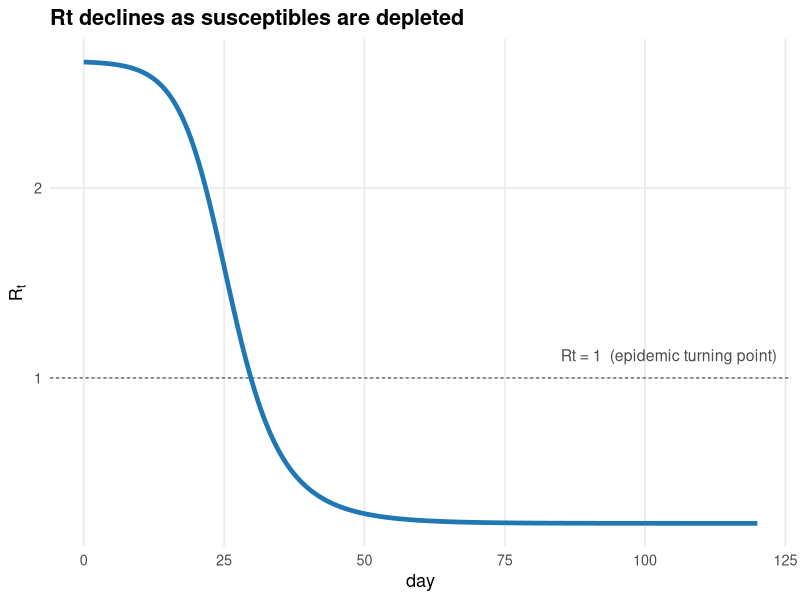
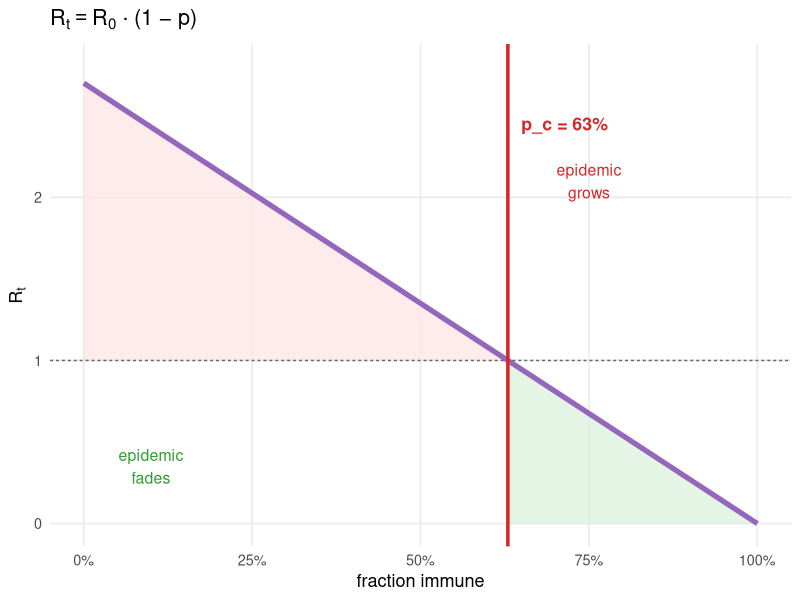
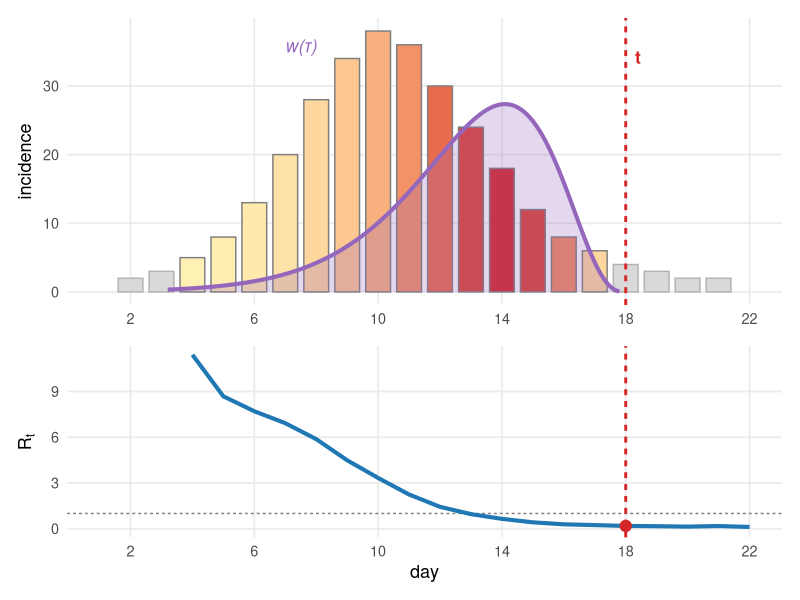
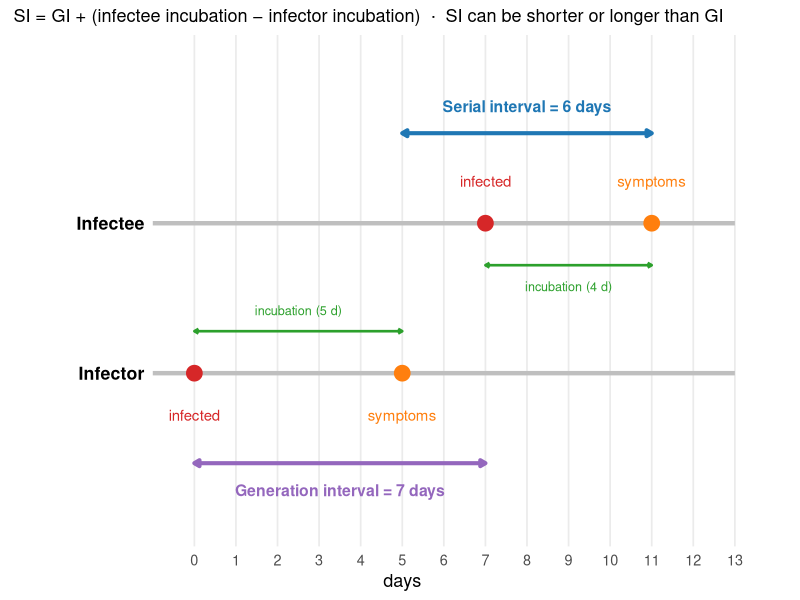
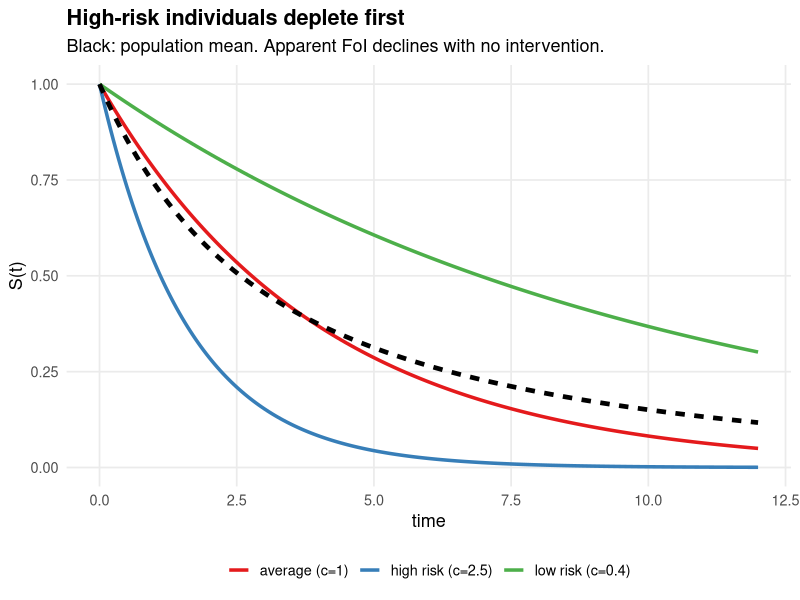
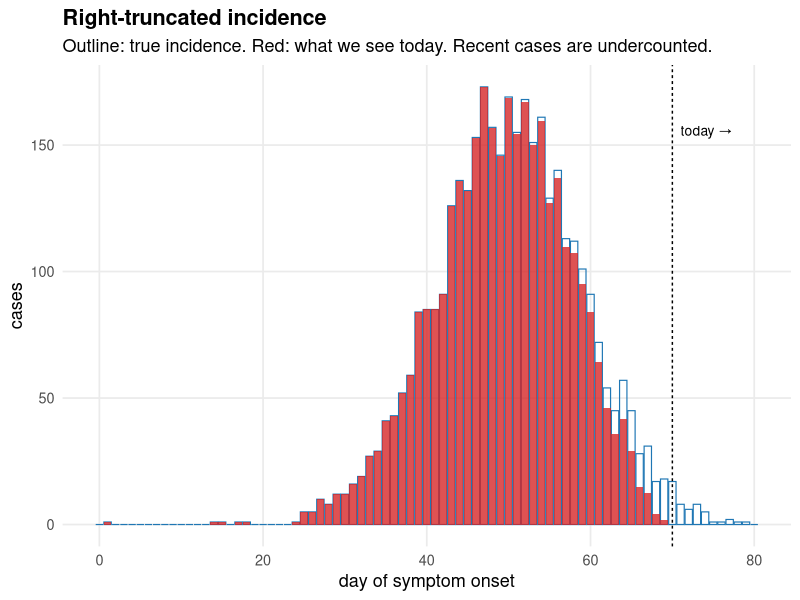
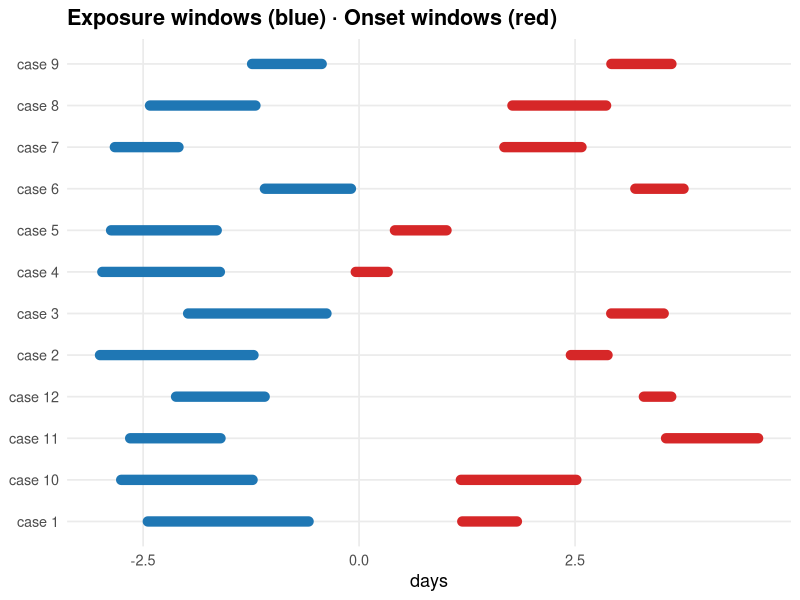
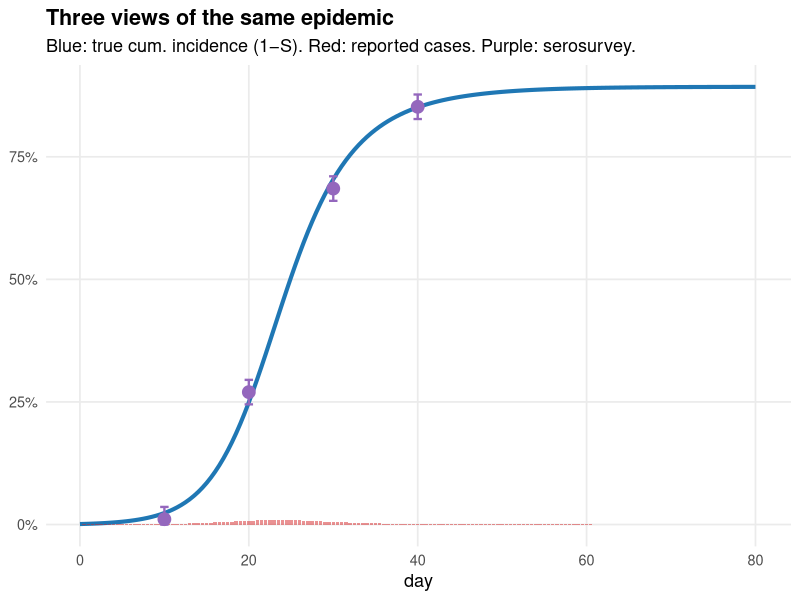

The R source for these figures, in order:
## ---- chunk 1
#| include: false
suppressPackageStartupMessages({
  library(ggplot2)
  library(dplyr)
  library(tidyr)
  library(deSolve)
  library(patchwork)
})
theme_set(theme_minimal(base_size = 13) +
  theme(panel.grid.minor = element_blank(),
        plot.title = element_text(face = "bold")))
pal <- c(S = "#1f77b4", E = "#9467bd", I = "#d62728", R = "#2ca02c", D = "#7f7f7f")
sir <- function(t, y, p) {
  with(as.list(c(y, p)), {
    dS <- -beta * S * I / N
    dI <-  beta * S * I / N - gamma * I
    dR <-  gamma * I
    list(c(dS, dI, dR))
  })
}
## ---- chunk 2
#| fig-height: 4.2
out <- as.data.frame(ode(c(S = 0.999, I = 0.001, R = 0),
                         seq(0, 120, 0.5), sir,
                         parms = c(beta = 0.4, gamma = 0.15, N = 1)))
out$Rt <- (0.4 / 0.15) * out$S
ggplot(out, aes(time, Rt)) +
  geom_hline(yintercept = 1, linetype = "22", colour = "grey40") +
  geom_line(linewidth = 1.6, colour = "#1f77b4") +
  annotate("text", x = 85, y = 1.12, label = "Rt = 1  (epidemic turning point)",
           colour = "grey30", size = 4, hjust = 0) +
  labs(x = "day", y = expression(R[t]),
       title = "Rt declines as susceptibles are depleted")
## ---- chunk 3
#| fig-height: 4.0
R0 <- 2.7
pc <- 1 - 1 / R0
p  <- seq(0, 1, 0.005)
df <- tibble(p, Rt = R0 * (1 - p))
ggplot(df, aes(p, Rt)) +
  geom_ribbon(data = filter(df, p <= pc),
              aes(ymin = 1, ymax = Rt), fill = "#fde2e2", alpha = 0.7) +
  geom_ribbon(data = filter(df, p >= pc),
              aes(ymin = 0, ymax = pmin(Rt, 1)), fill = "#d9f1d9", alpha = 0.7) +
  geom_line(linewidth = 1.8, colour = "#9467bd") +
  geom_hline(yintercept = 1, linetype = "22", colour = "grey40") +
  geom_vline(xintercept = pc, colour = "#d62728", linewidth = 1.2) +
  annotate("text", x = pc + 0.02, y = 2.45,
           label = sprintf("p_c = %.0f%%", pc * 100),
           colour = "#d62728", hjust = 0, size = 4.5, fontface = "bold") +
  annotate("text", x = 0.1,  y = 0.35, label = "epidemic\nfades",  colour = "#2ca02c", size = 4) +
  annotate("text", x = 0.75, y = 2.1,  label = "epidemic\ngrows",  colour = "#d62728", size = 4) +
  scale_x_continuous(labels = scales::percent, limits = c(0, 1)) +
  scale_y_continuous(limits = c(0, 2.8)) +
  labs(x = "fraction immune", y = expression(R[t]),
       title = expression(R[t] == R[0] * " · (1 − p)"))
## ---- chunk 4
#| fig-height: 4.8
set.seed(42)
days  <- 1:22
cases <- c(1,2,3,5,8,13,20,28,34,38,36,30,24,18,12,8,6,4,3,2,2,1)
t_now <- 18
tau_max <- 15
gi <- function(tau) dgamma(tau, shape = 4, rate = 4/5.2)

df <- tibble(day = days, cases = cases) |>
  mutate(tau = t_now - day,
         w   = ifelse(tau > 0, gi(tau), 0),
         in_window = tau > 0 & tau < tau_max)
w_sum <- sum(df$w[df$in_window])
df    <- mutate(df, w_norm = w / w_sum)

tau_s <- seq(0.2, tau_max - 0.2, 0.1)
gi_df <- tibble(tau = tau_s, day = t_now - tau_s, dens = gi(tau_s))
sc    <- max(cases) * 0.72 / max(gi_df$dens)
gi_df <- mutate(gi_df, dens_sc = dens * sc)

# Rt via renewal equation
Rt_est <- rep(NA_real_, length(days))
for (i in seq_along(days)) {
  t    <- days[i]
  lags <- seq_len(min(t - 1L, tau_max))
  if (length(lags) == 0L) next
  denom <- sum(cases[t - lags] * gi(lags))
  if (denom > 0) Rt_est[i] <- cases[t] / denom
}
rt_df <- tibble(day = days, Rt = Rt_est) |> filter(!is.na(Rt), day > 3)

# Top: incidence + GI curve
p_inc <- ggplot() +
  geom_col(data = filter(df, !in_window),
           aes(day, cases), fill = "grey85", colour = "grey70", width = 0.8) +
  geom_col(data = filter(df, in_window),
           aes(day, cases, fill = w_norm), colour = "grey50", width = 0.8) +
  scale_fill_gradient(low = "#fff0b3", high = "#d62728", guide = "none") +
  geom_ribbon(data = gi_df, aes(day, ymin = 0, ymax = dens_sc),
              fill = "#9467bd", alpha = 0.25) +
  geom_line(data = gi_df, aes(day, dens_sc), colour = "#9467bd", linewidth = 1.4) +
  geom_vline(xintercept = t_now, colour = "#d62728", linewidth = 1, linetype = "22") +
  annotate("text", x = t_now + 0.3, y = max(cases) * 0.9,
           label = "t", colour = "#d62728", hjust = 0, fontface = "bold", size = 4.5) +
  annotate("text", x = 7.5, y = sc * gi(5.5) * 1.6,
           label = "w(τ)", colour = "#9467bd", size = 4.5, fontface = "italic") +
  scale_x_continuous(breaks = seq(2, 22, 4), limits = c(1, 22)) +
  labs(x = NULL, y = "incidence")

# Bottom: Rt
p_rt <- ggplot(rt_df, aes(day, Rt)) +
  geom_hline(yintercept = 1, linetype = "22", colour = "grey50") +
  geom_line(colour = "#1f77b4", linewidth = 1.4) +
  geom_point(data = filter(rt_df, day == t_now),
             colour = "#d62728", size = 3.5) +
  geom_vline(xintercept = t_now, colour = "#d62728", linewidth = 1, linetype = "22") +
  scale_x_continuous(breaks = seq(2, 22, 4), limits = c(1, 22)) +
  scale_y_continuous(limits = c(0, NA)) +
  labs(x = "day", y = expression(R[t]))

p_inc / p_rt + plot_layout(heights = c(3, 2))
## ---- chunk 5
#| fig-height: 4.2
# Example timeline: infector (A) and infectee (B)
t_A <- 0;  inc_A <- 5;  s_A <- t_A + inc_A   # infected day 0, symptoms day 5
t_B <- 7;  inc_B <- 4;  s_B <- t_B + inc_B   # infected day 7, symptoms day 11
GI_val <- t_B - t_A   # 7
SI_val <- s_B - s_A   # 6

col_inf <- "#d62728"; col_sym <- "#ff7f0e"
col_gi  <- "#9467bd"; col_si  <- "#1f77b4"; col_inc <- "#2ca02c"

ggplot() +
  # Timeline bars
  geom_segment(aes(x = -1, xend = 13, y = 1, yend = 1), colour = "grey75", linewidth = 1.5) +
  geom_segment(aes(x = -1, xend = 13, y = 2, yend = 2), colour = "grey75", linewidth = 1.5) +
  # Event dots
  geom_point(aes(x = c(t_A, s_A), y = c(1, 1), colour = c("infected", "symptoms")),
             size = 5, show.legend = FALSE) +
  geom_point(aes(x = c(t_B, s_B), y = c(2, 2), colour = c("infected", "symptoms")),
             size = 5, show.legend = FALSE) +
  scale_colour_manual(values = c(infected = col_inf, symptoms = col_sym)) +
  # Event labels
  annotate("text", x = c(t_A, s_A), y = 0.72,
           label = c("infected", "symptoms"), colour = c(col_inf, col_sym),
           size = 3.8, hjust = 0.5) +
  annotate("text", x = c(t_B, s_B), y = 2.28,
           label = c("infected", "symptoms"), colour = c(col_inf, col_sym),
           size = 3.8, hjust = 0.5) +
  # Incubation brackets
  annotate("segment", x = t_A, xend = s_A, y = 1.28, yend = 1.28,
           colour = col_inc, linewidth = 0.9,
           arrow = arrow(ends = "both", length = unit(0.12, "cm"))) +
  annotate("text", x = (t_A + s_A)/2, y = 1.42,
           label = sprintf("incubation (%d d)", inc_A),
           colour = col_inc, size = 3.2, hjust = 0.5) +
  annotate("segment", x = t_B, xend = s_B, y = 1.72, yend = 1.72,
           colour = col_inc, linewidth = 0.9,
           arrow = arrow(ends = "both", length = unit(0.12, "cm"))) +
  annotate("text", x = (t_B + s_B)/2, y = 1.58,
           label = sprintf("incubation (%d d)", inc_B),
           colour = col_inc, size = 3.2, hjust = 0.5) +
  # GI bracket
  annotate("segment", x = t_A, xend = t_B, y = 0.40, yend = 0.40,
           colour = col_gi, linewidth = 1.4,
           arrow = arrow(ends = "both", length = unit(0.15, "cm"), type = "closed")) +
  annotate("text", x = (t_A + t_B)/2, y = 0.22,
           label = sprintf("Generation interval = %d days", GI_val),
           colour = col_gi, size = 4, fontface = "bold") +
  # SI bracket
  annotate("segment", x = s_A, xend = s_B, y = 2.60, yend = 2.60,
           colour = col_si, linewidth = 1.4,
           arrow = arrow(ends = "both", length = unit(0.15, "cm"), type = "closed")) +
  annotate("text", x = (s_A + s_B)/2, y = 2.78,
           label = sprintf("Serial interval = %d days", SI_val),
           colour = col_si, size = 4, fontface = "bold") +
  # Person labels
  annotate("text", x = -1.2, y = c(1, 2),
           label = c("Infector", "Infectee"),
           hjust = 1, size = 4.5, fontface = "bold") +
  scale_x_continuous(breaks = 0:13, limits = c(-3.5, 13.5)) +
  scale_y_continuous(limits = c(0, 3.1)) +
  labs(x = "days", y = NULL,
       subtitle = "SI = GI + (infectee incubation − infector incubation)  ·  SI can be shorter or longer than GI") +
  theme(axis.text.y = element_blank(), axis.ticks.y = element_blank(),
        panel.grid.major.y = element_blank(), panel.grid.minor = element_blank(),
        panel.grid.major.x = element_line(colour = "grey92"))
## ---- chunk 6
t <- seq(0, 12, 0.05)
groups <- tibble(g = c("low risk (c=0.4)", "average (c=1)", "high risk (c=2.5)"), c = c(0.4, 1, 2.5))
df <- expand.grid(t = t, g = groups$g) |> left_join(groups, by = "g") |>
  mutate(S = exp(-0.25 * c * t))
pop <- df |> group_by(t) |> summarise(S = mean(S), .groups = "drop") |> mutate(g = "population mean")
ggplot() +
  geom_line(data = df, aes(t, S, colour = g), linewidth = 1.2) +
  geom_line(data = pop, aes(t, S), colour = "black", linewidth = 1.6, linetype = "22") +
  scale_colour_brewer(palette = "Set1") +
  labs(x = "time", y = "S(t)", colour = NULL,
       title = "High-risk individuals deplete first",
       subtitle = "Black: population mean. Apparent FoI declines with no intervention.") +
  theme(legend.position = "bottom")
## ---- chunk 7
set.seed(3)
days <- 0:80
mu <- 160 * dnorm(days, 50, 9) / max(dnorm(days, 50, 9))
true_inc <- rpois(length(days), pmax(mu, 0.4))
delay_pmf <- dgamma(0:30, shape = 2, rate = 0.4)
delay_pmf <- delay_pmf / sum(delay_pmf)
today <- 70
reported <- rep(0, length(days))
for (d in seq_along(days)) {
  for (k in 0:30) {
    if (days[d] + k <= today)
      reported[d] <- reported[d] + true_inc[d] * delay_pmf[k+1]
  }
}
df <- tibble(day = days, `true incidence` = true_inc, `reported by today` = reported) |>
  pivot_longer(-day)
ggplot(df, aes(day, value, fill = name)) +
  geom_col(data = filter(df, name == "true incidence"),
           fill = NA, colour = "#1f77b4", linewidth = 0.4) +
  geom_col(data = filter(df, name == "reported by today"),
           fill = "#d62728", alpha = 0.8) +
  geom_vline(xintercept = today, linetype = "22") +
  annotate("text", x = today + 1, y = max(true_inc) * 0.9,
           label = "today →", hjust = 0, size = 3.5) +
  labs(x = "day of symptom onset", y = "cases",
       title = "Right-truncated incidence",
       subtitle = "Outline: true incidence. Red: what we see today. Recent cases are undercounted.")
## ---- chunk 8
set.seed(11)
n <- 12
df <- tibble(
  case = factor(paste("case", seq_len(n))),
  EL = runif(n, -3, -1), ER = EL + runif(n, 0.5, 2),
  OL = ER + runif(n, 1.5, 6), OR = OL + runif(n, 0.3, 1.5)
)
ggplot(df) +
  geom_segment(aes(x = EL, xend = ER, y = case, yend = case),
               colour = "#1f77b4", linewidth = 3.5, lineend = "round") +
  geom_segment(aes(x = OL, xend = OR, y = case, yend = case),
               colour = "#d62728", linewidth = 3.5, lineend = "round") +
  labs(x = "days", y = NULL,
       title = "Exposure windows (blue) · Onset windows (red)")
## ---- chunk 9
set.seed(5)
out_sero <- as.data.frame(ode(c(S = 0.999, I = 0.001, R = 0),
                              seq(0, 80, 0.5), sir,
                              parms = c(beta = 0.45, gamma = 0.18, N = 1)))
out_sero$cum_inc <- 1 - out_sero$S
sample_t <- c(10, 20, 30, 40)
samp <- tibble(t = sample_t,
               true = approx(out_sero$time, out_sero$cum_inc, sample_t)$y) |>
  mutate(observed = pmin(1, pmax(0, true + rnorm(n(), 0, 0.015))))
new_inf <- c(NA, -diff(out_sero$S)) * 0.35  # 35% ascertainment
out_sero$reported <- new_inf
ggplot() +
  geom_line(data = out_sero, aes(time, cum_inc), colour = "#1f77b4", linewidth = 1.4) +
  geom_col(data = out_sero[!is.na(out_sero$reported),],
           aes(time, pmax(0, reported)), fill = "#d62728", alpha = 0.5, width = 0.4) +
  geom_point(data = samp, aes(t, observed), size = 4, colour = "#9467bd") +
  geom_errorbar(data = samp,
                aes(x = t, ymin = pmax(0, observed - 0.025), ymax = pmin(1, observed + 0.025)),
                width = 1, colour = "#9467bd", linewidth = 0.8) +
  scale_y_continuous(labels = scales::percent, limits = c(0, NA)) +
  labs(x = "day", y = NULL,
       title = "Three views of the same epidemic",
       subtitle = "Blue: true cum. incidence (1−S). Red: reported cases. Purple: serosurvey.")
## ---- chunk 10
t <- seq(0, 180, 1)
true_VE  <- 0.3 + 0.6 * exp(-t / 90)
naive_VE <- true_VE - 0.12 * (1 - exp(-t / 50))
tibble(t, `true VE` = true_VE, `naive estimate (biased)` = naive_VE) |>
  pivot_longer(-t) |>
  ggplot(aes(t, value, colour = name)) +
  geom_line(linewidth = 1.5) +
  scale_colour_manual(values = c(`true VE` = "#1f77b4",
                                 `naive estimate (biased)` = "#d62728")) +
  scale_y_continuous(limits = c(0, 1), labels = scales::percent) +
  labs(x = "days since vaccination", y = "VE(t)", colour = NULL,
       title = "Apparent VE drops faster than true VE",
       subtitle = "Depletion of high-risk susceptibles creates the illusion of waning") +
  theme(legend.position = "bottom")
## ---- chunk 11
set.seed(8)
weeks <- 1:60
baseline <- 1000 + 20 * sin(2 * pi * weeks / 52)
epi_signal <- 700 * dnorm(weeks, 35, 5) / max(dnorm(weeks, 35, 5))
observed <- baseline + epi_signal + rnorm(length(weeks), 0, 25)
tibble(week = weeks, baseline, observed) |>
  ggplot(aes(week)) +
  geom_ribbon(aes(ymin = baseline, ymax = observed), fill = "#fff2cc", alpha = 0.9) +
  geom_line(aes(y = observed), colour = "#d62728", linewidth = 1.4) +
  geom_line(aes(y = baseline), colour = "#1f77b4", linewidth = 1.4, linetype = "22") +
  annotate("text", x = 35, y = 1500, label = "excess", colour = "#5a4500",
           size = 4.5, fontface = "bold") +
  labs(x = "week", y = "weekly deaths",
       title = "Excess mortality = area between curves",
       subtitle = "Blue dashed: expected baseline. Red: observed.")
